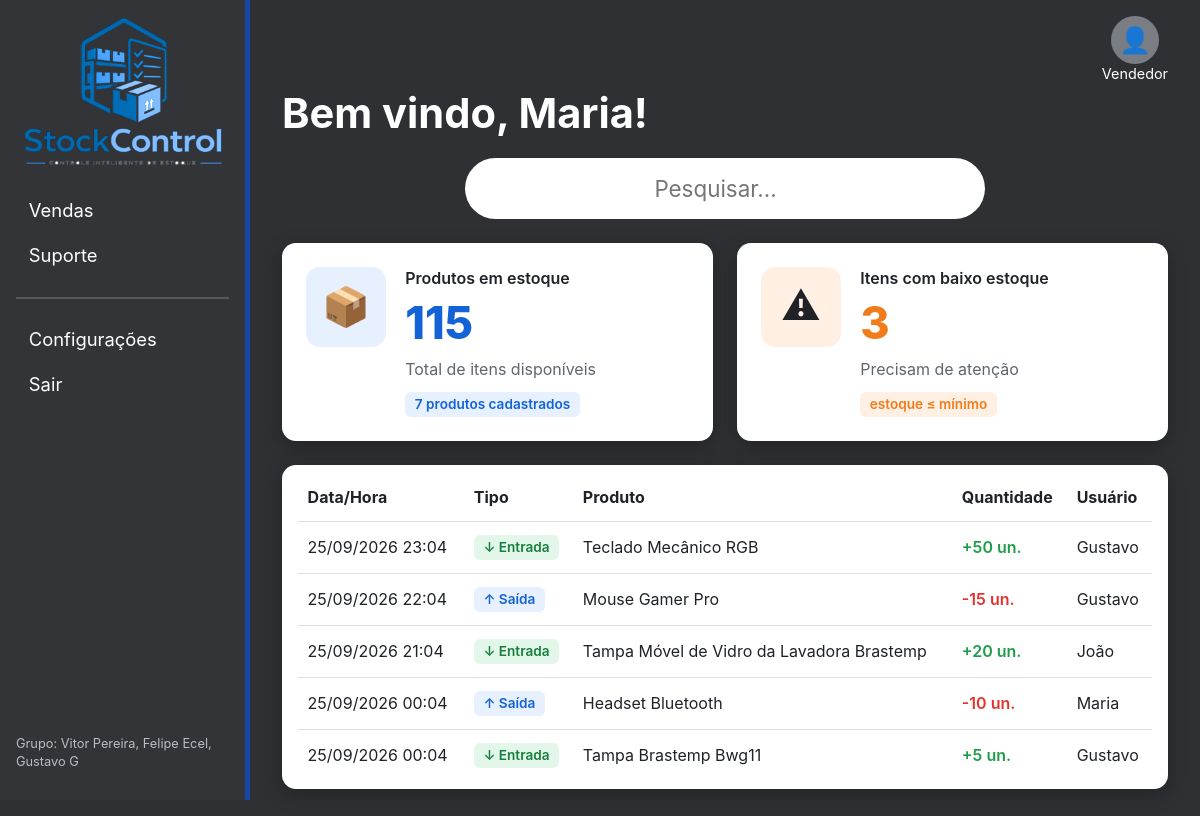
Screenshot of /index.php (signed in) with the database file from the repository.
### tables this page shows
CREATE TABLE usuarios (
    id         INT AUTO_INCREMENT PRIMARY KEY,
    nome       VARCHAR(100) NOT NULL,
    email      VARCHAR(150) NOT NULL UNIQUE,
    telefone   VARCHAR(20),
    senha      VARCHAR(255) NOT NULL,
    cargo      ENUM('Gerente','Supervisor','Assistente','Estoquista','Vendedor') NOT NULL,
    criado_em  DATETIME DEFAULT CURRENT_TIMESTAMP
);

CREATE TABLE movimentacoes (
    id         INT AUTO_INCREMENT PRIMARY KEY,
    produto_id INT NOT NULL,
    tipo       ENUM('entrada','saida') NOT NULL,
    quantidade INT NOT NULL,
    usuario_id INT NULL,
    criado_em  DATETIME DEFAULT CURRENT_TIMESTAMP,
    FOREIGN KEY (produto_id) REFERENCES produtos(id) ON DELETE CASCADE,
    FOREIGN KEY (usuario_id) REFERENCES usuarios(id) ON DELETE SET NULL
);

CREATE TABLE produtos (
    id              INT AUTO_INCREMENT PRIMARY KEY,
    nome            VARCHAR(200) NOT NULL,
    sku             VARCHAR(50)  NOT NULL UNIQUE,
    preco           DECIMAL(10,2) NOT NULL DEFAULT 0,
    estoque         INT NOT NULL DEFAULT 0,
    estoque_minimo  INT NOT NULL DEFAULT 5,
    promo_dia       DATE NULL,
    promo_preco     DECIMAL(10,2) NULL,
    cod_barras      VARCHAR(30),
    fornecedor      VARCHAR(150),
    plataforma      VARCHAR(100),
    breve_descricao VARCHAR(500),
    descricao       TEXT,
    localizacao     VARCHAR(150),
    imagem          VARCHAR(255),
    categoria_id    INT NULL,
    status          ENUM('publicado','rascunho') NOT NULL DEFAULT 'publicado',
    criado_em       DATETIME DEFAULT CURRENT_TIMESTAMP,
    FOREIGN KEY (categoria_id) REFERENCES categorias(id) ON DELETE SET NULL
);

### includes/funcoes.php (called while the page is built, shortened)
<?php
function e($texto): string
{
    return htmlspecialchars((string) $texto, ENT_QUOTES, 'UTF-8');
}
function usuarioLogado(): ?array
{
    return $_SESSION['usuario'] ?? null;
}
function pode(string $area): bool
{
    $u = usuarioLogado();
    return $u && in_array($area, PERMISSOES[$u['cargo']] ?? [], true);
}
function dataBR(?string $data, bool $comHora = false): string
{
    return date($comHora ? 'd/m/Y H:i' : 'd/m/Y', strtotime($data));
}

### index.php (the view, shortened to what this page needs)
<?php
require 'includes/funcoes.php';
$db = conectar();
$totalItens    = (int) $db->query('SELECT COALESCE(SUM(estoque), 0) FROM produtos')->fetchColumn();
$totalProdutos = (int) $db->query('SELECT COUNT(*) FROM produtos')->fetchColumn();
$baixoEstoque  = (int) $db->query('SELECT COUNT(*) FROM produtos WHERE estoque <= estoque_minimo')->fetchColumn();
$movs = $db->query(
    'SELECT m.*, p.nome AS produto, u.nome AS usuario
       FROM movimentacoes m
       JOIN produtos p ON p.id = m.produto_id
  LEFT JOIN usuarios u ON u.id = m.usuario_id
   ORDER BY m.criado_em DESC
      LIMIT 5'
)->fetchAll();
$menuAtivo = 'inicio';
require 'includes/cabecalho.php';
?>
<h1 class="titulo-grande">Bem vindo, <?= e($usuario['nome']) ?>!</h1>
<form class="pesquisa" action="<?= pode('cadastros') ? 'produtos.php' : 'separacao.php' ?>" method="get">
    <input type="search" name="q" placeholder="Pesquisar..." aria-label="Pesquisar">
</form>
<section class="cards">
    <div class="card-info">
        <div class="card-icone azul">&#128230;</div>
        <div>
            <p class="card-titulo">Produtos em estoque</p>
            <p class="card-numero azul"><?= number_format($totalItens, 0, ',', '.') ?></p>
            <p class="card-sub">Total de itens disponíveis</p>
            <span class="selo selo-azul"><?= $totalProdutos ?> produtos cadastrados</span>
        </div>
    </div>
    <a class="card-info" href="<?= pode('cadastros') ? 'produtos.php?filtro=baixo' : '#' ?>">
        <div class="card-icone laranja">&#9888;</div>
        <div>
            <p class="card-titulo">Itens com baixo estoque</p>
            <p class="card-numero laranja"><?= $baixoEstoque ?></p>
            <p class="card-sub">Precisam de atenção</p>
            <span class="selo selo-laranja">estoque &le; mínimo</span>
        </div>
    </a>
</section>
<div class="tabela-box">
    <table class="tabela">
        <thead>
            <tr><th>Data/Hora</th><th>Tipo</th><th>Produto</th><th>Quantidade</th><th>Usuário</th></tr>
        </thead>
        <tbody>
        <?php foreach ($movs as $m): ?>
            <?php $entrada = $m['tipo'] === 'entrada'; ?>
            <tr>
                <td data-rotulo="Data/Hora"><?= dataBR($m['criado_em'], true) ?></td>
                <td data-rotulo="Tipo">
                    <span class="selo <?= $entrada ? 'selo-verde' : 'selo-azul' ?>">
                        <?= $entrada ? '&darr; Entrada' : '&uarr; Saída' ?>
                    </span>
                </td>
                <td data-rotulo="Produto"><?= e($m['produto']) ?></td>
                <td data-rotulo="Quantidade">
                    <span class="<?= $entrada ? 'txt-verde' : 'txt-vermelho' ?>"><?= ($entrada ? '+' : '-') . $m['quantidade'] ?> un.</span>
                </td>
                <td data-rotulo="Usuário"><?= e($m['usuario'] ?? '—') ?></td>
            </tr>
        <?php endforeach; ?>
        </tbody>
    </table>
</div>
<?php require 'includes/rodape.php'; ?>

### includes/cabecalho.php (shortened to what this page needs)
<?php
$usuario   = usuarioLogado();
$menuAtivo = $menuAtivo ?? '';
$itensMenu = [
    ['vendas',    'Vendas',    'vendas.php',    'vendas'],
    ['cadastros', 'Cadastros', 'produtos.php',  'cadastros'],
    ['separacao', 'Separação', 'separacao.php', 'separacao'],
    ['expedicao', 'Expedição', 'expedicao.php', 'expedicao'],
    ['suporte',   'Suporte',   'suporte.php',   'suporte'],
];
?>
<!DOCTYPE html>
<html lang="pt-BR">
<head>
    <link rel="stylesheet" href="assets/css/style.css">
</head>
<body>
<div class="layout">
    <aside class="sidebar" id="sidebar">
        <a href="index.php" class="logo"><img src="assets/img/logo.png" alt="StockControl"></a>
        <nav class="menu">
            <?php foreach ($itensMenu as [$chave, $texto, $link, $perm]): ?>
                <?php if (pode($perm)): ?>
                    <a href="<?= $link ?>" class="<?= $menuAtivo === $chave ? 'ativo' : '' ?>"><?= $texto ?></a>
                <?php endif; ?>
            <?php endforeach; ?>
            <hr>
            <a href="configuracoes.php" class="<?= $menuAtivo === 'configuracoes' ? 'ativo' : '' ?>">Configurações</a>
            <a href="logout.php">Sair</a>
        </nav>
        <p class="grupo">Grupo: Vitor Pereira, Felipe Ecel, Gustavo G</p>
    </aside>
    <main class="conteudo">
        <header class="topo">
            <div class="perfil">
                <div class="avatar" aria-hidden="true">&#128100;</div>
                <span><?= e($usuario['cargo']) ?></span>
            </div>
        </header>

### includes/rodape.php (shortened to what this page needs)
    </main>
</div>
</body>
</html>

### assets/css/style.css (style rules this page uses)
:root, :root[data-theme="escuro"] { --fundo: #2f3033; --fundo-2: #3a3b3f; --fundo-campo: #252629; --sidebar: #333437; --texto: #ffffff; --texto-2: #b9bcc3; --borda: #55575c; --cartao: #ffffff; --cartao-texto: #1f2328; --cartao-texto-2: #5f6670; --azul: #0a8cff; --azul-escuro: #1747a6; --laranja: #f07c1b; --verde: #1e9e4a; --vermelho: #e5322d; --sombra: 0 6px 20px rgba(0, 0, 0, .25); }
* { box-sizing: border-box; }
body { margin: 0; font-family: "Inter", "Segoe UI", Roboto, Arial, sans-serif; background: var(--fundo); color: var(--texto); line-height: 1.4; }
a { color: var(--azul); text-decoration: none; }
input, select, textarea, button { font: inherit; }
input, select, textarea { width: 100%; padding: .55rem .7rem; border: 1px solid var(--borda); border-radius: 6px; background: var(--fundo-campo); color: var(--texto); }
hr { border: 0; border-top: 2px solid var(--borda); margin: 1rem 0; }
.layout { display: flex; min-height: 100vh; }
.sidebar { width: 250px; flex-shrink: 0; background: var(--sidebar); border-right: 5px solid var(--azul-escuro); padding: 1rem; display: flex; flex-direction: column; position: sticky; top: 0; height: 100vh; }
.logo img { width: 100%; max-width: 200px; display: block; margin: 0 auto 1.5rem; }
.menu { display: flex; flex-direction: column; gap: .3rem; }
.menu a { color: var(--texto); font-size: 1.15rem; padding: .45rem .8rem; border-radius: 8px; }
.grupo { margin-top: auto; font-size: .8rem; color: var(--texto-2); }
.conteudo { flex: 1; padding: 1rem 2rem 2rem; min-width: 0; }
.topo { display: flex; justify-content: flex-end; align-items: center; }
.perfil { display: flex; flex-direction: column; align-items: center; font-size: .9rem; }
.avatar { width: 48px; height: 48px; border-radius: 50%; background: #7a7d83; display: grid; place-items: center; font-size: 1.6rem; }
.txt-verde { color: var(--verde); font-weight: 600; }
.txt-vermelho { color: var(--vermelho); font-weight: 600; }
.titulo-grande { font-size: 2.6rem; margin: 0 0 1rem; }
.pesquisa { display: flex; justify-content: center; margin-bottom: 1.5rem; }
.pesquisa input { max-width: 520px; border-radius: 40px; padding: .9rem 1.5rem; font-size: 1.4rem; text-align: center; background: #fff; color: #111; border: 0; }
.selo { display: inline-block; padding: .2rem .6rem; border-radius: 6px; font-size: .85rem; font-weight: 600; }
.selo-azul { background: #e6f0ff; color: #1463d6; }
.selo-verde { background: #e3f6ea; color: #17803d; }
.selo-laranja { background: #fff0e3; color: var(--laranja); }
.cards { display: grid; grid-template-columns: repeat(auto-fit, minmax(300px, 1fr)); gap: 1.5rem; margin-bottom: 1.5rem; }
.card-info { display: flex; gap: 1.2rem; background: var(--cartao); color: var(--cartao-texto); padding: 1.5rem; border-radius: 14px; box-shadow: var(--sombra); }
.card-icone { width: 80px; height: 80px; flex-shrink: 0; border-radius: 14px; display: grid; place-items: center; font-size: 2.4rem; }
.card-icone.azul { background: #e6f0ff; }
.card-icone.laranja { background: #fff0e3; }
.card-titulo { margin: 0; font-weight: 600; }
.card-numero { margin: .2rem 0; font-size: 2.8rem; font-weight: 800; }
.card-numero.azul { color: #1463d6; }
.card-numero.laranja { color: var(--laranja); }
.card-sub { margin: 0 0 .7rem; color: var(--cartao-texto-2); }
.tabela-box { background: var(--cartao); color: var(--cartao-texto); border-radius: 14px; padding: .5rem 1rem; box-shadow: var(--sombra); overflow-x: auto; margin-bottom: 1.5rem; }
.tabela { width: 100%; border-collapse: collapse; }
.tabela th, .tabela td { padding: .8rem .6rem; text-align: left; border-bottom: 1px solid rgba(128, 128, 128, .25); }
.tabela th { font-weight: 700; }
.tabela tbody tr:last-child td { border-bottom: 0; }

### rows the page displays
usuarios: nome "Maria"
movimentacoes: criado_em "25/09/2026 23:04", tipo "↓ Entrada", produto.nome "Teclado Mecânico RGB", quantidade "50", usuario.nome "Gustavo"
movimentacoes: criado_em "25/09/2026 22:04", tipo "↑ Saída", produto.nome "Mouse Gamer Pro", quantidade "15", usuario.nome "Gustavo"
movimentacoes: criado_em "25/09/2026 21:04", tipo "↓ Entrada", produto.nome "Tampa Móvel de Vidro da Lavadora Brastemp", quantidade "20", usuario.nome "João"
movimentacoes: criado_em "25/09/2026 00:04", tipo "↑ Saída", produto.nome "Headset Bluetooth", quantidade "10", usuario.nome "Maria"
movimentacoes: criado_em "25/09/2026 00:04", tipo "↓ Entrada", produto.nome "Tampa Brastemp Bwg11", quantidade "5", usuario.nome "Gustavo"

### other values shown
$texto "Vendas"
$texto "Suporte"
$usuario['cargo'] "Vendedor"
$totalItens "115"
$totalProdutos "7"
$baixoEstoque "3"
